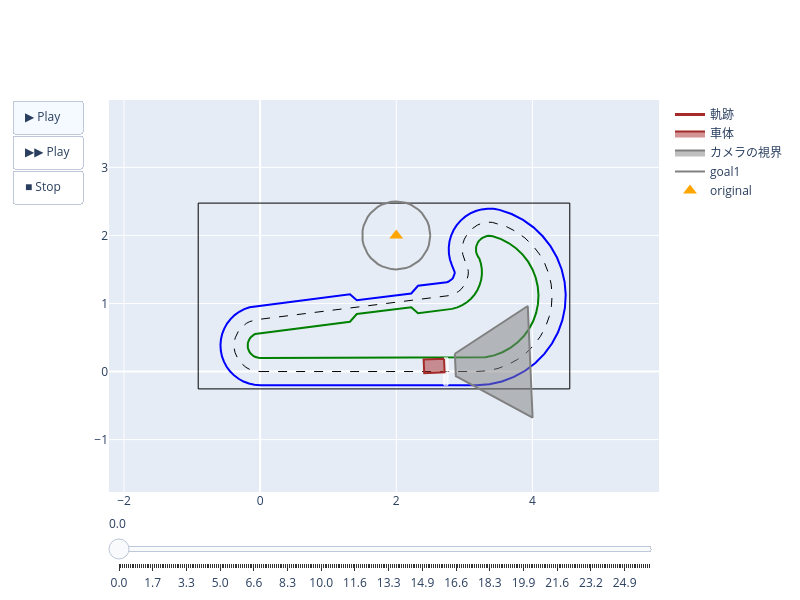

The cell this chart's notebook holds for it:
### Code cell
class Mission5(Mission5Base):
    @staticmethod
    def command_func(*, move, rotate, search, auto, **kwargs):
        # ヒントとして、「searchして標識が見つからなかったらコースに沿って進む」を繰り返すという処理を記載済み
        # 「searchして標識が見つかった場合」のプログラムだけを書けばOK

        while True:
            pos = search()
            if pos is None:
                auto(v=0.2)
            else:
                ######## ここから下にプログラムを書こう
                move(v=0.0) # 書き方の例
                ######## ここより上にプログラムを書こう


sim = CarSim(prop, Mission5())
sim.run()
SimDrawer(sim).show()
